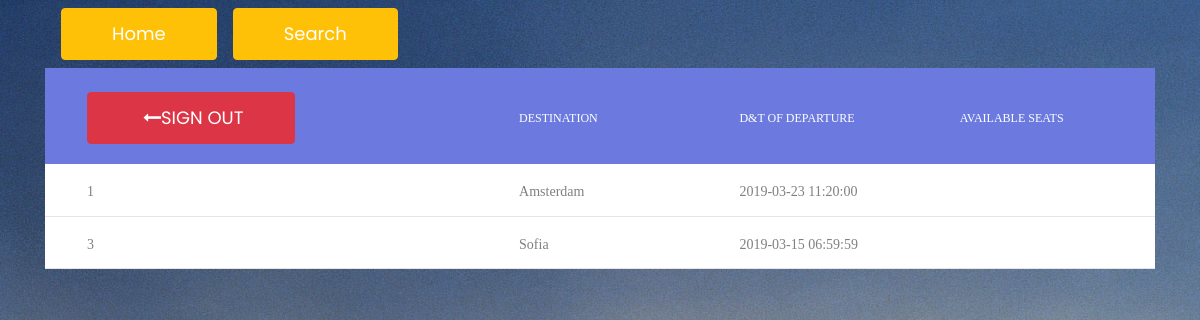
The page /read.php on the database as committed earlier.
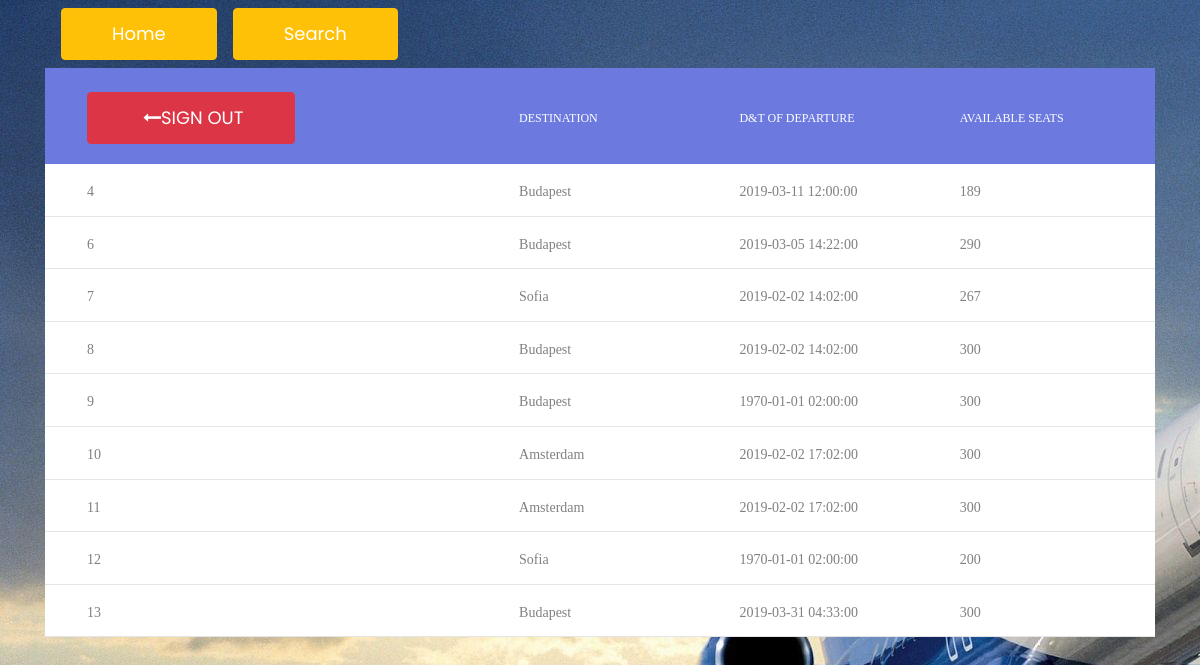
The same page on the database as committed later.
### tables this page shows
CREATE TABLE `flight` (
  `flights_id` int(11) NOT NULL,
  `destination_id` int(11) NOT NULL,
  `planes_id` int(11) NOT NULL,
  `purchased_seats` int(11) NOT NULL,
  `date_departure` datetime NOT NULL,
  `flight_code` varchar(100) NOT NULL
);

CREATE TABLE `destination` (
  `destination_id` int(11) NOT NULL,
  `destination_point` varchar(32) DEFAULT NULL
);

### read.php (the view, shortened to what this page needs)
<body style="background-image: url('images/background.jpg');">
<div class="container">
    <?php
    include "includes/header.php";
    $q_read = "SELECT purchased_seats, date_departure dd,destination_point dp, `flights_id`, (seats-purchased_seats) AS Available FROM `flight` f JOIN plane p ON p.planes_id=f.planes_id JOIN destination d ON d.destination_id = f.destination_id";
    $result = mysqli_query($conn, $q_read);
    if (mysqli_num_rows($result) > 0) {
   ?>
        <div class="table100 ver3 m-b-110">
            <table data-vertable="ver3">
                <thead>
                <tr class="row100 head">
                    <th class="column100 column1 " data-column="column1"><a class="btn btn-danger" href="includes/modules/logout_module.php"><i class="fa fa-long-arrow-left m-l-5" aria-hidden="true"></i>Sign out</a></th>
                    <th class="column100 column2" data-column="column2">Destination</th>
                    <th class="column100 column3" data-column="column3">d&t of departure</th>
                    <th class="column100 column4" data-column="column4">Available seats</th>
                </tr>
                </thead>
                <tbody>
                <?php
                while ($row = mysqli_fetch_assoc($result)){
                ?>
                <tr class="row100">
                    <td class="column100 column1">
                        <?= $row['flights_id'] ?>
                    </td>
                    <td class="column100 column2">
                        <?= $row['dp'] ?>
                    </td>
                    <td class="column100 column3">
                        <?= $row['dd'] ?>
                    </td>
                    <td class="column100 column4">
                        <?= $row['Available'] ?>
                    </td>
                    <?php
                    }
                    ?>
                </tr>
                </tbody>
            </table>
        </div>
            <?php
    }
    ?>
    <?php
    include 'includes/footer.php';
    ?>

### includes/header.php (shortened to what this page needs)
<!DOCTYPE html>
<html lang="en">
<head>
    <link rel="stylesheet" href="https://stackpath.bootstrapcdn.com/bootstrap/4.2.1/css/bootstrap.min.css"
>
    <link rel="stylesheet" type="text/css" href="includes/vendor/bootstrap/css/bootstrap.min.css">
    <link rel="stylesheet" type="text/css" href="fonts/font-awesome-4.7.0/css/font-awesome.min.css">
    <link rel="stylesheet" type="text/css" href="fonts/Linearicons-Free-v1.0.0/icon-font.min.css">
    <link rel="stylesheet" type="text/css" href="includes/vendor/animate/animate.css">
    <link rel="stylesheet" type="text/css" href="includes/vendor/css-hamburgers/hamburgers.min.css">
    <link rel="stylesheet" type="text/css" href="includes/vendor/animsition/css/animsition.min.css">
    <link rel="stylesheet" type="text/css" href="includes/vendor/select2/select2.min.css">
    <link rel="stylesheet" type="text/css" href="includes/vendor/daterangepicker/daterangepicker.css">
    <link rel="stylesheet" type="text/css" href="includes/css/util.css">
    <link rel="stylesheet" type="text/css" href="includes/table/vendor/bootstrap/css/bootstrap.min.css">
    <link rel="stylesheet" type="text/css" href="includes/table/fonts/font-awesome-4.7.0/css/font-awesome.min.css">
    <link rel="stylesheet" type="text/css" href="includes/table/vendor/animate/animate.css">
    <link rel="stylesheet" type="text/css" href="includes/table/vendor/select2/select2.min.css">
    <link rel="stylesheet" type="text/css" href="includes/table/vendor/perfect-scrollbar/perfect-scrollbar.css">
    <link rel="stylesheet" type="text/css" href="includes/table/css/util.css">
    <link rel="stylesheet" type="text/css" href="includes/table/css/main.css">
    <link href="includes/register-form/vendor/mdi-font/css/material-design-iconic-font.min.css" rel="stylesheet"
          media="all">
    <link href="includes/register-form/vendor/font-awesome-4.7/css/font-awesome.min.css" rel="stylesheet" media="all">
    <link href="includes/register-form/css/main.css" rel="stylesheet" media="all">
    <link rel="stylesheet" type="text/css" href="includes/css/main.css">
</head>
<body style="background-image: url('images/background.jpg');">

### includes/footer.php (shortened to what this page needs)
</body>
</html>

### includes/table/css/main.css (style rules this page uses)
* { margin: 0px; padding: 0px; box-sizing: border-box; }
body, html { height: 100%; font-family: sans-serif; }
a { margin: 0px; transition: all 0.4s; -webkit-transition: all 0.4s; -o-transition: all 0.4s; -moz-transition: all 0.4s; }
ul, li { margin: 0px; list-style-type: none; }
table { width: 100%; background-color: #fff; }
th, td { font-weight: unset; padding-right: 10px; }
.column100 { width: 130px; padding-left: 25px; }
.column100.column1 { width: 265px; padding-left: 42px; }
.row100.head th { padding-top: 24px; padding-bottom: 20px; }
.row100 td { padding-top: 18px; padding-bottom: 14px; }
.table100.ver3 tbody tr { border-bottom: 1px solid #e5e5e5; }
.table100.ver3 td { font-family: Montserrat-Regular; font-size: 14px; color: #808080; line-height: 1.4; }
.table100.ver3 th { font-family: Montserrat-Medium; font-size: 12px; color: #fff; line-height: 1.4; text-transform: uppercase; background-color: #6c7ae0; }

### includes/register-form/css/main.css (style rules this page uses)
html { -webkit-box-sizing: border-box; -moz-box-sizing: border-box; box-sizing: border-box; }
* { padding: 0; margin: 0; }
*, *:before, *:after { -webkit-box-sizing: inherit; -moz-box-sizing: inherit; box-sizing: inherit; }
body, h1, h2, h3, h4, h5, h6, blockquote, p, pre, dl, dd, ol, ul, figure, hr, fieldset, legend { margin: 0; padding: 0; }
table { border-collapse: collapse; border-spacing: 0; }
body { font-family: "Poppins", "Arial", "Helvetica Neue", sans-serif; font-weight: 400; font-size: 14px; }
.btn { display: inline-block; line-height: 50px; padding: 0 50px; -webkit-transition: all 0.4s ease; -o-transition: all 0.4s ease; -moz-transition: all 0.4s ease; transition: all 0.4s ease; cursor: pointer; font-size: 18px; color: #fff; font-family: "Poppins", "Arial", "Helvetica Neue", sans-serif; }

### includes/css/main.css (style rules this page uses)
* { margin: 0px; padding: 0px; box-sizing: border-box; }
body, html { height: 100%; font-family: Ubuntu-Regular, sans-serif; }
a { font-family: Ubuntu-Regular; font-size: 14px; line-height: 1.7; color: #666666; margin: 0px; transition: all 0.4s; -webkit-transition: all 0.4s; -o-transition: all 0.4s; -moz-transition: all 0.4s; }
ul, li { margin: 0px; list-style-type: none; }

Rows that differ between the two databases and show on the page:
removed flight: flights_id "1", destination.destination_point "Amsterdam", date_departure "2019-03-23 11:20:00"
removed flight: flights_id "3", destination.destination_point "Sofia", date_departure "2019-03-15 06:59:59"
added flight: flights_id "4", destination.destination_point "Budapest", date_departure "2019-03-11 12:00:00", Available "189"
added flight: flights_id "6", destination.destination_point "Budapest", date_departure "2019-03-05 14:22:00", Available "290"
added flight: flights_id "7", destination.destination_point "Sofia", date_departure "2019-02-02 14:02:00", Available "267"
added flight: flights_id "8", destination.destination_point "Budapest", date_departure "2019-02-02 14:02:00", Available "300"
added flight: flights_id "9", destination.destination_point "Budapest", date_departure "1970-01-01 02:00:00", Available "300"
added flight: flights_id "10", destination.destination_point "Amsterdam", date_departure "2019-02-02 17:02:00", Available "300"
added flight: flights_id "11", destination.destination_point "Amsterdam", date_departure "2019-02-02 17:02:00", Available "300"
added flight: flights_id "12", destination.destination_point "Sofia", date_departure "1970-01-01 02:00:00", Available "200"
added flight: flights_id "13", destination.destination_point "Budapest", date_departure "2019-03-31 04:33:00", Available "300"
